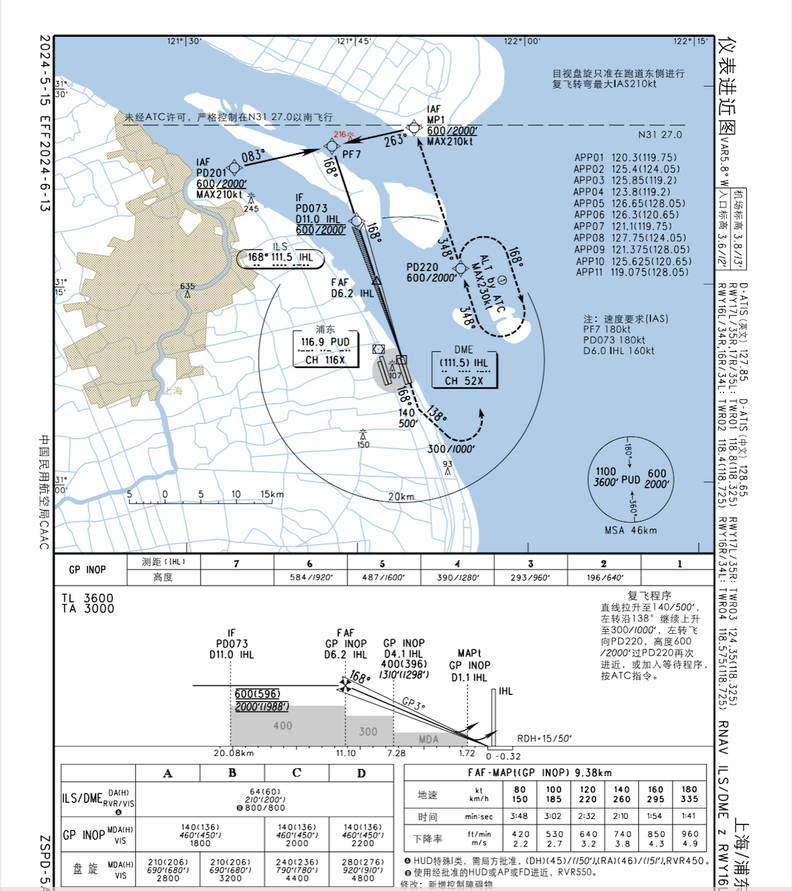
#> input picture pudong.png, 792 x 891 px, shrunk from 1144 x 1286 before the run, found by its file name
$ jupyter execute get_chart_info.ipynb
#> lines starting #> are read from the running program, lines starting #| are printed output that depends on the picture; after the words box and inside, x2 and y2 are one past the last pixel; in counts of white or black regions, pixels touching at a corner belong together
[cell 1]
import cv2
import pytesseract
import numpy as np
import re
import json

[cell 2]
def preprocess_image(image_path):
    """Load and preprocess the image for OCR."""
    img = cv2.imread(image_path, cv2.IMREAD_GRAYSCALE)  # Convert to grayscale
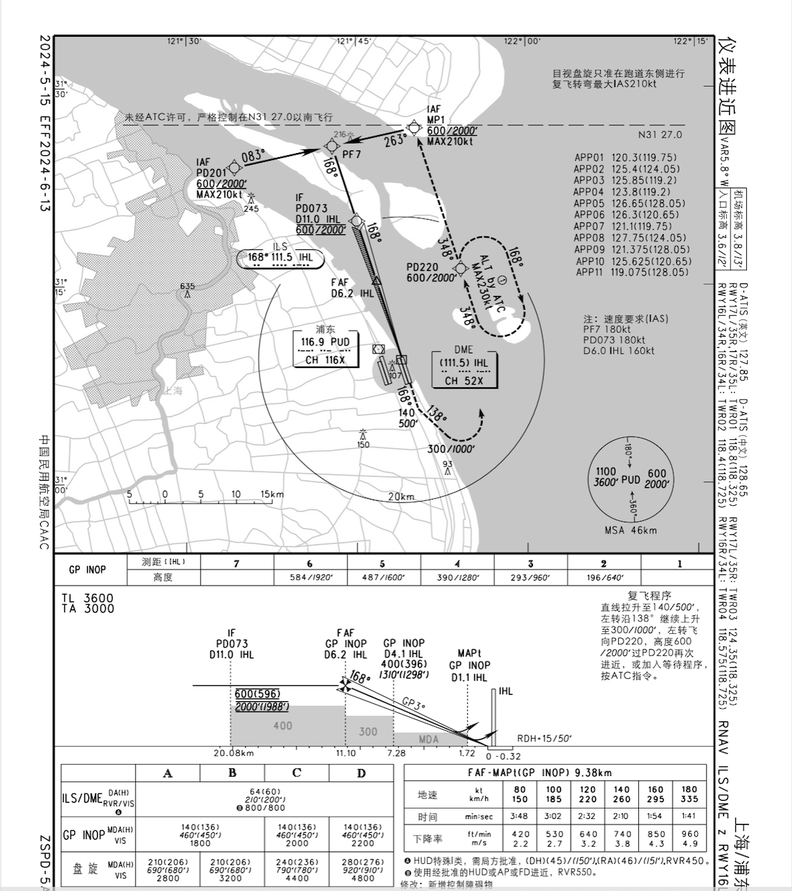
#> img: shape (891, 792); min 0, max 255, mean 224.2
    img = cv2.GaussianBlur(img, (3, 3), 0)  # Reduce noise
    img = cv2.threshold(img, 150, 255, cv2.THRESH_BINARY + cv2.THRESH_OTSU)[1]  # Apply thresholding
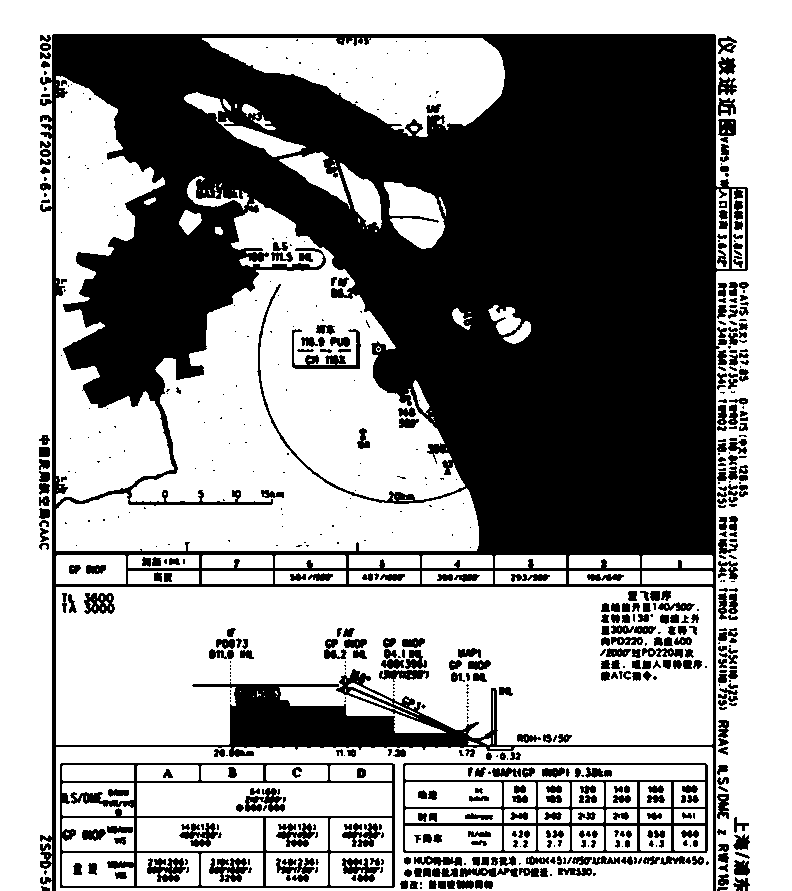
#> img: shape (891, 792); 59.2% white; 662 black regions (269 under 20 px), largest, box (x1, y1, x2, y2) and area: (40, 34, 748, 891) 241607, (60, 763, 395, 888) 5633, (403, 763, 708, 853) 4675
    return img

def extract_text(image):
    """Extract text from an image using Tesseract OCR."""
    custom_config = r'--oem 3 --psm 6'  # OCR Engine Mode (OEM) & Page Segmentation Mode (PSM)
    text = pytesseract.image_to_string(image, config=custom_config)
    return text

def extract_key_information(text):
    """Extract key aviation details using regex."""
    data = {}

    # Extract ICAO/IATA Airport Code
    match = re.search(r'\b([A-Z]{4})\b', text)
    data["Airport Code"] = match.group(1) if match else "Unknown"

    # Extract Approach Type (e.g., ILS, RNAV, VOR)
    match = re.search(r'(ILS|RNAV|VOR|NDB)\s+(?:RWY\s*\d+)', text, re.IGNORECASE)
    data["Approach Type"] = match.group(1) if match else "Unknown"

    # Extract Runway Number
    match = re.search(r'RWY\s*(\d{2}[LRC]?)', text, re.IGNORECASE)
    data["Runway"] = match.group(1) if match else "Unknown"

    # Extract ILS Frequency
    match = re.search(r'ILS\s+([\d.]+)\s+MHz', text, re.IGNORECASE)
    data["ILS Frequency"] = match.group(1) if match else "Unknown"

    # Extract Minimum Descent Altitude (MDA) or Decision Altitude (DA)
    match = re.search(r'(DA|MDA)\s*(\d+)', text, re.IGNORECASE)
    data["Minimum Descent Altitude"] = match.group(2) if match else "Unknown"

    return data

def main(image_path):
    """Complete OCR Pipeline"""
    print("[INFO] Preprocessing Image...")
    processed_image = preprocess_image(image_path)

    print("[INFO] Extracting Text...")
    extracted_text = extract_text(processed_image)

    print("[INFO] Extracting Key Information...")
    key_data = extract_key_information(extracted_text)

    print("[INFO] Extraction Complete!")
    print(json.dumps(key_data, indent=4))

    return key_data

# Run the pipeline with an approach chart image
image_path = "/Users/seaqueue/Documents/coop/my startup/pilot_asistant/pamodel/pudong.png"
main(image_path)
#> (the call stopped at in extract_text, `text = pytesseract.image_to_string(image, config=custom_config)`: pytesseract is not available in this run)

$ run again, with taiyuan.png copied over pudong.png
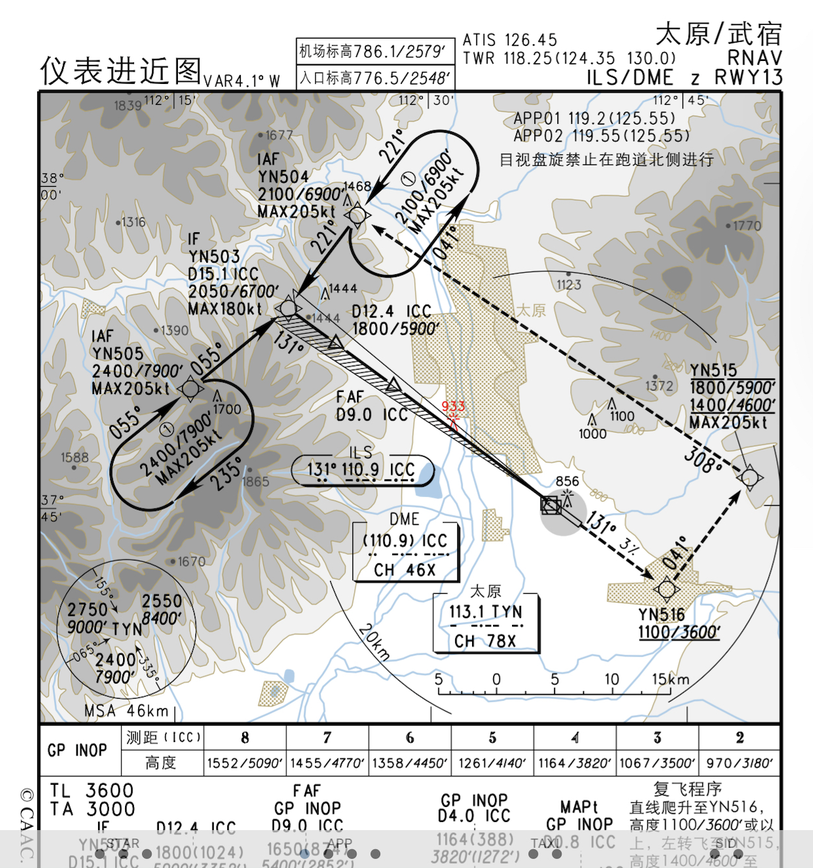
#> input picture taiyuan.png, 813 x 868 px, shrunk from 1202 x 1282 before the run, found by its file name
#> in preprocess_image, `img = cv2.threshold(img, 150, 255, cv2.THRESH_BINARY + cv2.THRESH_OTSU..`:
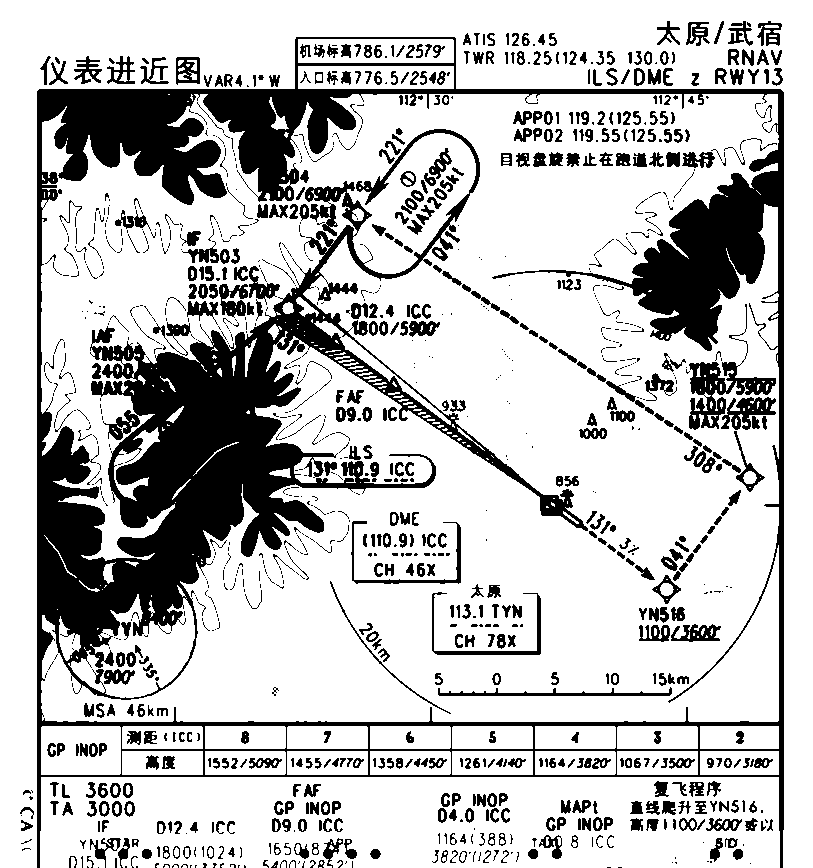
#> img: shape (868, 813); 75.7% white; 1221 black regions (626 under 20 px), largest, box (x1, y1, x2, y2) and area: (37, 37, 784, 868) 117434, (689, 304, 776, 430) 2481, (721, 397, 776, 430) 890
